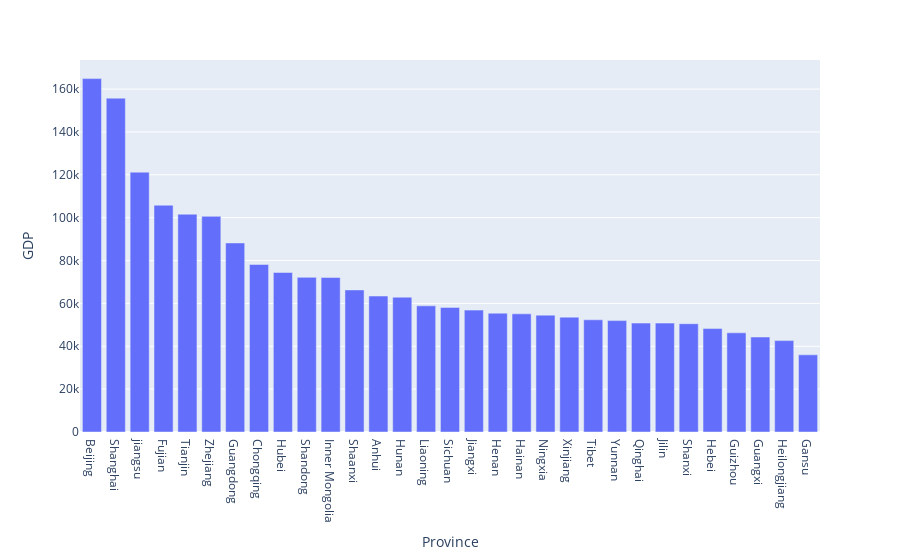

The cell this chart's notebook holds for it:
### Markdown cell above
Plot interactive charts showing each province's provincial GDP and urbanization rate.

### Code cell
import plotly.express as px
PGDP=px.bar(df3,x="Province",y="GDP")
PGDP

### Figure 1 — Plotly figure (JSON) as saved in the notebook; plotly's stock layout.template omitted (floating-point values rounded to 4 significant figures)
{"data": [{"alignmentgroup": "True", "hovertemplate": "Province=%{x}<br>GDP=%{y}<extra></extra>", "legendgroup": "", "marker": {"color": "#636efa", "pattern": {"shape": ""}}, "name": "", "offsetgroup": "", "orientation": "v", "showlegend": false, "textposition": "auto", "type": "bar", "x": ["Beijing", "Shanghai", "jiangsu", "Fujian", "Tianjin", "Zhejiang", "Guangdong", "Chongqing", "Hubei", "Shandong", "Inner Mongolia", "Shaanxi", "Anhui", "Hunan", "Liaoning", "Sichuan", "Jiangxi", "Henan", "Hainan", "Ningxia", "Xinjiang", "Tibet", "Yunnan", "Qinghai", "Jilin", "Shanxi", "Hebei", "Guizhou", "Guangxi", "Heilongjiang", "Gansu"], "xaxis": "x", "y": [164889, 155768, 121231, 105818, 101614, 100620, 88210, 78170, 74440, 72151, 72062, 66292, 63426, 62900, 58872, 58126, 56871, 55435, 55131, 54528, 53593, 52345, 51975, 50819, 50800, 50528, 48267, 46267, 44309, 42635, 35995], "yaxis": "y"}], "layout": {"autosize": true, "barmode": "relative", "legend": {"tracegroupgap": 0}, "margin": {"t": 60}, "xaxis": {"anchor": "y", "autorange": true, "domain": [0, 1], "range": [-0.5, 30.5], "title": {"text": "Province"}, "type": "category"}, "yaxis": {"anchor": "x", "autorange": true, "domain": [0, 1], "range": [0, 173600.0], "title": {"text": "GDP"}, "type": "linear"}}}
